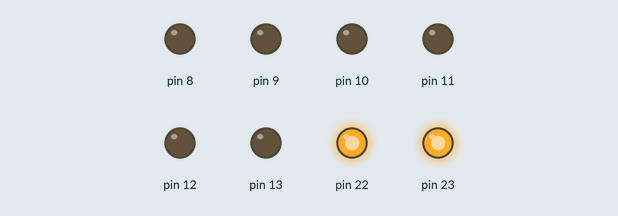
A sketch run on a simulated Arduino Uno, built with avr-gcc and run on an emulated ATmega328P. Shown: output pins drawn as LEDs (lit = HIGH).

Above: at 0.5 s.
At 1.6 s:
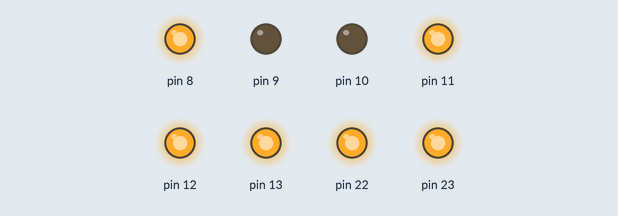
At 2.7 s:
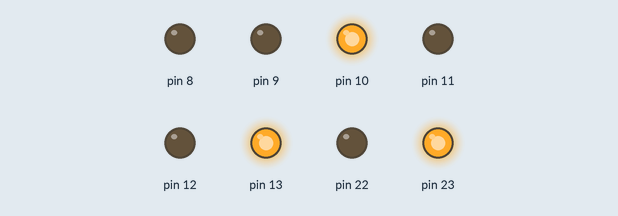
At 4.9 s:
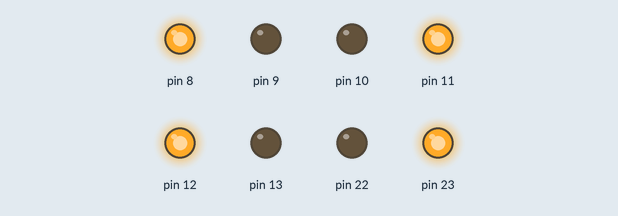
At 7.1 s:
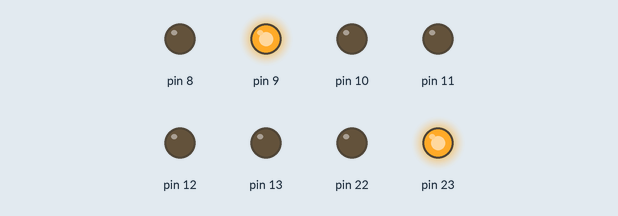
At 10.3 s:
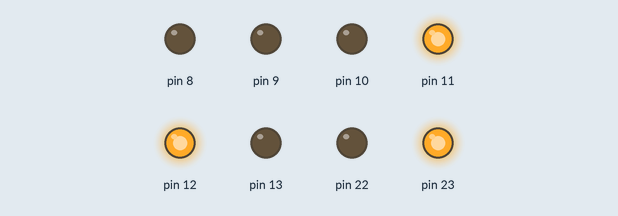
Timing chart, 0 to 12.6 s (numbered marks = the images above):
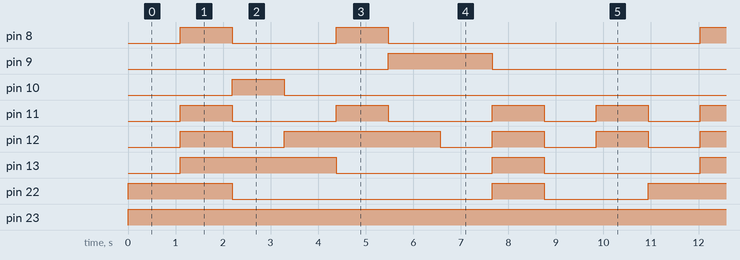

Measured:
- by itself, pin 8: repeats every 10.9 s: LOW 2.2 s, HIGH 1.1 s, LOW 6.6 s, HIGH 1.1 s
- by itself, pin 9: alternates HIGH for 2.2 s and LOW for 8.8 s
- by itself, pin 10: alternates HIGH for 1.1 s and LOW for 9.8 s
- by itself, pin 11: repeats every 10.9 s: 2 × (LOW 2.2 s, HIGH 1.1 s), 2 × (LOW 1.1 s, HIGH 1.1 s)
- by itself, pin 12: repeats every 10.9 s: LOW 1.1 s, HIGH 3.3 s, 3 × (LOW 1.1 s, HIGH 1.1 s)
- by itself, pin 13: repeats every 10.9 s: LOW 3.3 s, HIGH 1.1 s, LOW 3.3 s, HIGH 3.3 s
- by itself, pin 22: repeats every 10.9 s: LOW 5.5 s, HIGH 1.1 s, LOW 2.2 s, HIGH 2.2 s
- by itself, pin 23: LOW → HIGH at 0.00 s

The sketch:

twoDigit.ino
```cpp
//all two digit nos from 00 to 99 using 2 seven segment display in common anode method
#define A (1<<0)
#define B (1<<1)
#define C (1<<2)
#define D (1<<3)
#define E (1<<4)
#define F (1<<5)
#define G (1<<6)
#define DP (1<<7)

#define D0 (A|B|C|D|E|F) //0X30
#define D1 (B|C)         //0X06
#define D2 (A|B|G|E|D)   //0X5B
#define D3 (A|B|G|C|D)   //0X4F
#define D4 (F|G|B|C)     //0X55
#define D5 (A|F|G|C|D)   //0X5D
#define D6 (A|F|G|C|D|E) //0X7D
#define D7 (A|B|C)       //0X07
#define D8 (A|B|C|D|E|F|G) //0X7F
#define D9 (A|B|C|F|G)    //0X57

char digit[10] = {D0,D1,D2,D3,D4,D5,D6,D7,D8,D9};
void setup() {
  // put your setup code here, to run once:
  volatile char *dirA = (char *)0x21;
  *dirA = 0xFF;
  volatile char *dirB = (char *)0x24;
  *dirB = 0xFF;
  volatile char *d = (char *)0x30;
  *d = 0x03;

}

void loop() {
  // put your main code here, to run repeatedly:
  char *outA = (char *)0x22;
  char *outB = (char *)0x25;
  char *o = (char *)0x31;
  *o = 0x03;
  char i,j,c=0;
  volatile long x;
  for(i=0;i<10;i++){
    *outA = ~(digit[i]);
    for(j=0;j<10;j++){
      *outB = ~(digit[j]);
      for(x=0;x<500000;x++);
    }
  }
}
```
